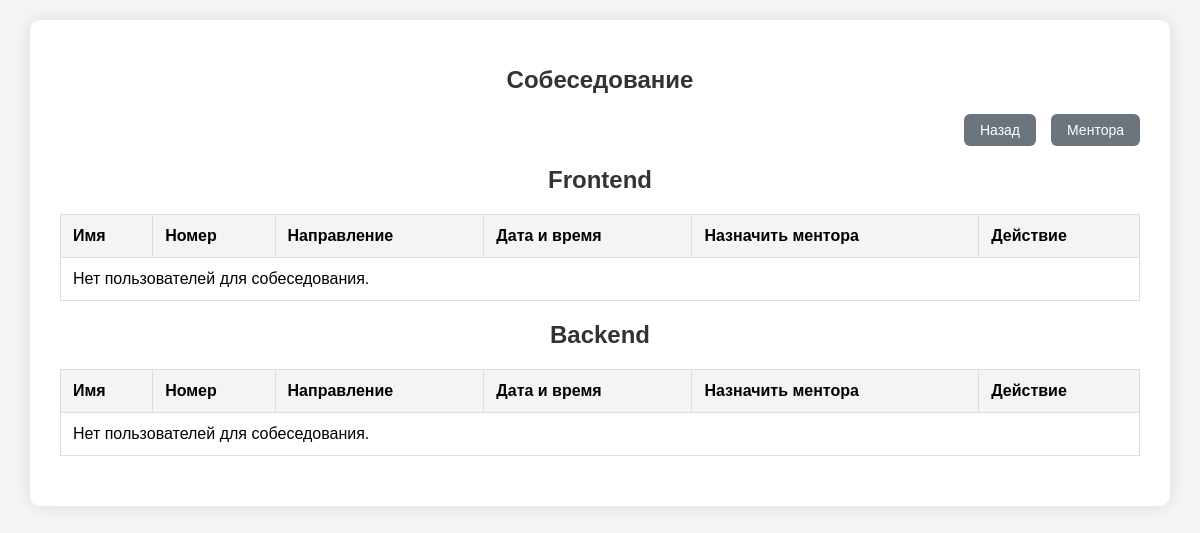
The app's page /interview/, older data.
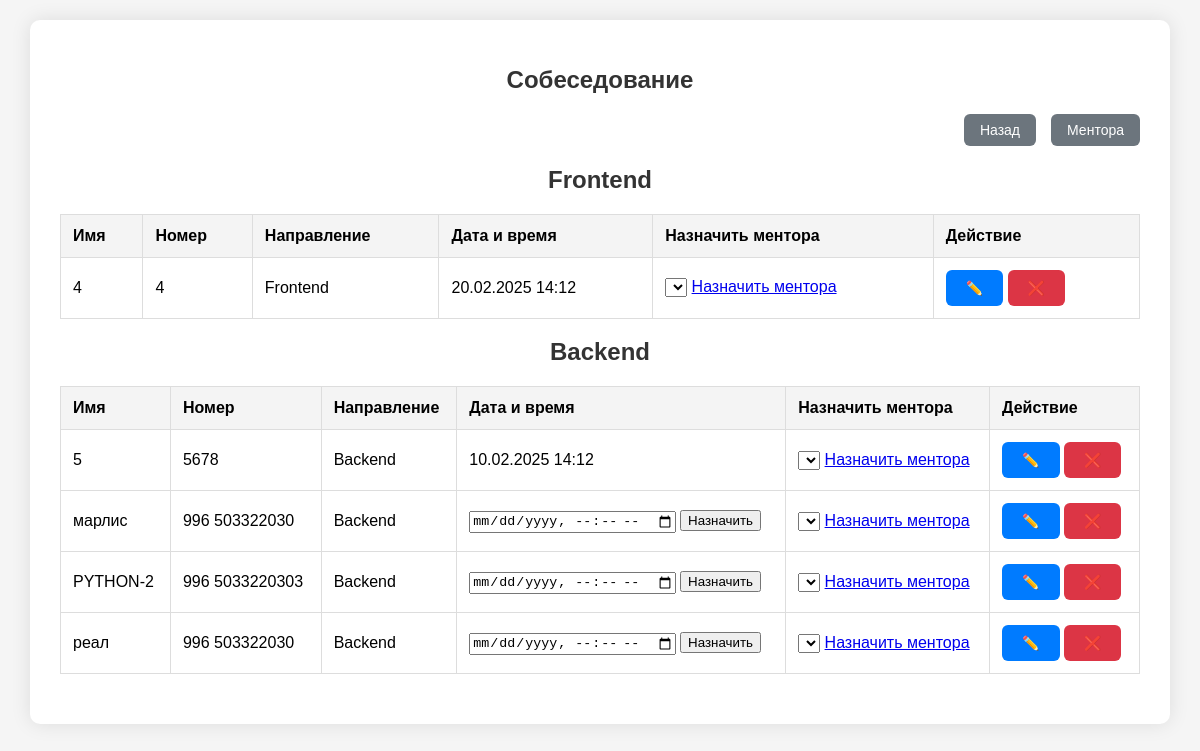
The same page, newer data.
### users/models.py (models this page shows, shortened)
class User(models.Model):
    IT_DIRECTIONS = [
        ('Backend', 'Backend'),
        ('Frontend', 'Frontend'),
    ]
    name = models.CharField(max_length=100)
    number = models.CharField(max_length=50)
    direction = models.CharField(max_length=20, choices=IT_DIRECTIONS)
    is_deleted = models.BooleanField(default=False)
    connected = models.BooleanField(default=False)
    interviewed = models.BooleanField(default=False)
    interview_date = models.DateTimeField(null=True, blank=True)  # Дата и время собеседования
    def __str__(self):
        return self.name
    class Trainer(models.Model):
        name = models.CharField(max_length=255)
        direction = models.CharField(max_length=255)
    class User(models.Model):
        name = models.CharField(max_length=100)
        number = models.CharField(max_length=15)
        direction = models.CharField(max_length=100)
        interview_date = models.DateTimeField(null=True, blank=True)  # Дата и время собеседования
        trainer = models.ForeignKey(Trainer, null=True, blank=True, on_delete=models.SET_NULL)  # Назначенный тренер

### users/views.py (the view)
# urls.py: path('interview/', views.interview_list, name='interview_list'),
def interview_list(request):
    frontend_users = User.objects.filter(direction="Frontend")
    backend_users = User.objects.filter(direction="Backend")
    return render(request, 'users/interview_list.html', {
        'frontend_users': frontend_users,
        'backend_users': backend_users,
    })

### users/templates/users/interview_list.html (shortened to what this page needs)
{% extends 'users/base.html' %}
{% block content %}
    <h1>Собеседование</h1>
    <div class="action-buttons">
        <a href="{% url 'user_list' %}" class="btn btn-back">Назад</a>
        <a href="{% url 'trainer_list' %}" class="btn btn-trainers">Ментора</a>
    </div>
    <div class="interview-container">
        <div class="user-column">
            <h2>Frontend</h2>
            <table>
                <thead>
                    <tr>
                        <th>Имя</th>
                        <th>Номер</th>
                        <th>Направление</th>
                        <th>Дата и время</th>
                        <th>Назначить ментора</th>
                        <th>Действие</th>
                    </tr>
                </thead>
                <tbody>
                    {% for user in frontend_users %}
                        <tr>
                            <td>{{ user.name }}</td>
                            <td>{{ user.number }}</td>
                            <td>{{ user.direction }}</td>
                            <td>
                                {% if user.interview_date %}
                                    {{ user.interview_date|date:"d.m.Y H:i" }}
                                {% else %}
                                    <form method="post" action="{% url 'assign_interview_date' user.id %}">
                                        {% csrf_token %}
                                        <input type="datetime-local" name="interview_date" required>
                                        <button type="submit">Назначить</button>
                                    </form>
                                {% endif %}
                            </td>
                            <td>
                                    <form method="post" action="{% url 'assign_trainer' user.id %}">
                                        <select name="trainer">
                                        </select>
                                    <a href="{% url 'assign_trainer' user.id %}">Назначить ментора</a>
                                    </form>
                            </td>
                            <td>
                                <a href="{% url 'edit_user' user.id %}" class="btn btn-edit">✏️</a>
                                <a href="{% url 'delete_user_permanent' user.id %}" class="btn btn-delete">❌</a>
                            </td>
                    {% empty %}
                        <tr><td colspan="6" class="empty-message">Нет пользователей для собеседования.</td></tr>
                    {% endfor %}
                </tbody>
            </table>
        </div>
        <div class="user-column">
            <h2>Backend</h2>
            <table>
                <thead>
                    <tr>
                        <th>Имя</th>
                        <th>Номер</th>
                        <th>Направление</th>
                        <th>Дата и время</th>
                        <th>Назначить ментора</th>
                        <th>Действие</th>
                    </tr>
                </thead>
                <tbody>
                    {% for user in backend_users %}
                        <tr>
                            <td>{{ user.name }}</td>
                            <td>{{ user.number }}</td>
                            <td>{{ user.direction }}</td>
                            <td>
                                {% if user.interview_date %}
                                    {{ user.interview_date|date:"d.m.Y H:i" }}
                                {% else %}
                                    <form method="post" action="{% url 'assign_interview_date' user.id %}">
                                        <input type="datetime-local" name="interview_date" required>
                                        <button type="submit">Назначить</button>
                                    </form>
                                {% endif %}
                            </td>
                            <td>
                                    <form method="post" action="{% url 'assign_trainer' user.id %}">
                                        <select name="trainer">
                                        </select>
                                    <a href="{% url 'assign_trainer' user.id %}">Назначить ментора</a>
                                    </form>
                            </td>
                            <td>
                                <a href="{% url 'edit_user' user.id %}" class="btn btn-edit">✏️</a>
                                <a href="{% url 'delete_user_permanent' user.id %}" class="btn btn-delete">❌</a>
                            </td>
                        <tr>
                    {% empty %}
                        <tr><td colspan="6" class="empty-message">Нет пользователей для собеседования.</td></tr>
                    {% endfor %}
                </tbody>
            </table>
        </div>
    </div>
{% endblock %}

### users/templates/users/base.html (shortened to what this page needs)
<!DOCTYPE html>
<html lang="ru">
<head>
</head>
<body>
    <div class="container">
        {% block content %}{% endblock %}
    </div>
</body>
</html>

### users/templates/users/base.html (style rules this page uses)
body { font-family: 'Arial', sans-serif; margin: 0; padding: 0; background-color: #f5f5f5; }
.container { width: 90%; max-width: 1200px; margin: 20px auto; background: #fff; padding: 30px; border-radius: 10px; box-shadow: 0 0 20px rgba(0, 0, 0, 0.1); }
h1, h2 { text-align: center; color: #333; font-size: 24px; margin-bottom: 20px; }
table { width: 100%; border-collapse: collapse; margin: 20px 0; }
table th, table td { padding: 12px; text-align: left; border: 1px solid #ddd; }
table th { background-color: #f4f4f4; font-weight: bold; }
table td { background-color: #ffffff; }
.btn { padding: 10px 20px; text-decoration: none; color: white; border-radius: 6px; font-size: 14px; transition: background-color 0.3s ease; display: inline-flex; align-items: center; justify-content: center; }
.btn-edit { background-color: #007bff; }
.btn-delete { background-color: #dc3545; }
.action-buttons { display: flex; justify-content: flex-end; gap: 15px; }
.action-buttons a { padding: 8px 16px; background-color: #6c757d; color: white; text-decoration: none; border-radius: 6px; }

Row changes from the older to the newer data that the page shows:
added User: name "4", number "4", direction "Frontend", interview_date "20.02.2025 14:12"
added User: name "5", number "5678", direction "Backend", interview_date "10.02.2025 14:12"
added User: name "марлис", number "996 503322030", direction "Backend"
added User: name "PYTHON-2", number "996 5033220303", direction "Backend"
added User: name "реал", number "996 503322030", direction "Backend"
Text that changed along with them:
text no longer shown: "Нет пользователей для собеседования. Нет пользователей для собеседования."
